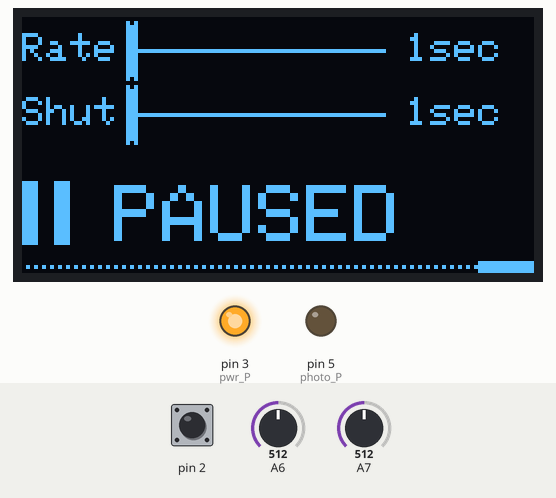
This sketch was run on a simulated Arduino Nano, built with avr-gcc and run on an emulated ATmega328P. On the bench: 128×64 one-colour display, output pins drawn as LEDs (lit = HIGH). The inputs (shaded band) are chosen by the test bench; at power-on: pin 2 HIGH, A6 = 512, A7 = 512. What the sketch prints to the serial monitor is not drawn.

Above: at 1.2 s.
1.3 s: pin 2 pulled LOW for 3.2 s
At 1.77 s:
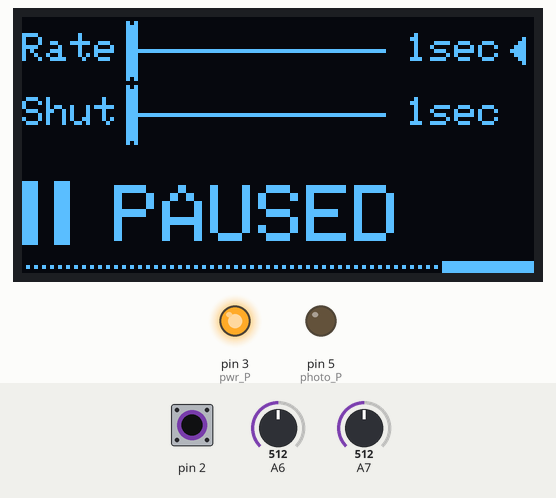
At 4.4 s:
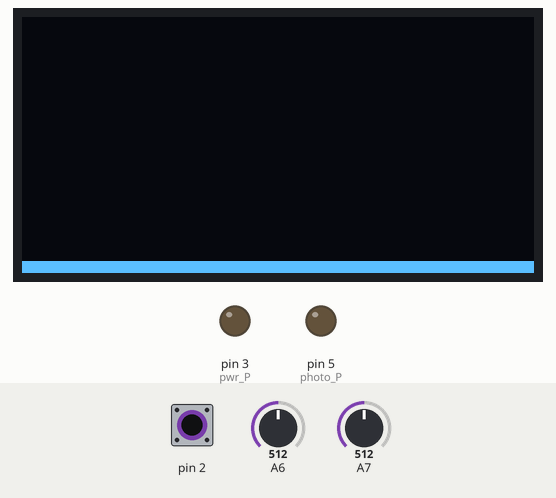
Timing chart, 0 to 5.9 s (numbered marks = the images above; inputs shaded):
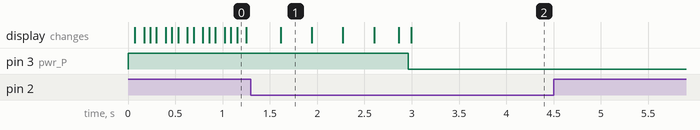

The sketch:

remoot.ino
```cpp
/*********************************************************************
Based on the Adafruit SSD1306 example.

Written/modified by Aid Vllasaliu.
GPLv3
All text above, and the splash screen must be included in any redistribution
*********************************************************************/


#include <Wire.h>
#include <Adafruit_GFX.h>
#include <Adafruit_SSD1306.h>
#include <Arduino.h>


#define OLED_RESET 4
Adafruit_SSD1306 display(OLED_RESET);

int freeRam () {
  extern int __heap_start, *__brkval;
  int v;
  return (int) &v - (__brkval == 0 ? (int) &__heap_start : (int) __brkval);
}

/* Non-Halting Microsecond Timer. START. STABLE! */

#define forever 0

typedef void (*onNHTimerExecuteCB)(bool);

class NHTimer {
    onNHTimerExecuteCB onExecute;
    unsigned long last       =   0; //value less than 1 (one) means disabled

  public:
    float         interval   = 1.0; //pause time
    unsigned long iterations =   0; //zero iterations means run forever. above zero specifies how many times the callback should be called
    unsigned long iteration  =   0; //how many times the callback has been called

    NHTimer(onNHTimerExecuteCB onExecuteFunc, float _interval, unsigned long _iterations){
      interval   = (_interval > 0.0) ? _interval : 1.0; //sets default interfal to 1 second if it's less than zero milliseconds
      onExecute  = onExecuteFunc ;
      iterations = _iterations   ;
     }

    void Reset(){
      last = (micros() > 0) ? micros(): 1;
      iteration = 0;
    }

    void Start(){
      iteration = 0;
      Reset();
     }

    void Stop(){ last = 0; }

    void Update(){
      if(last > 0 && micros() - last >= long(interval*1000000.0) ){
        ++iteration;

        bool isLastIteration = false;

        if (iterations > 0){
          if (iteration == iterations){
            isLastIteration = true;
            Stop();
          }
        }

        if (isLastIteration == false) last = (micros() > 0) ? micros(): 1;


        onExecute(isLastIteration);
      }
    }
};

/* Non-Halting Microsecond Timer Code. END */

/* Interface Management. START. */

typedef void(*onValChanged)(int, int, bool);

#define iftDigital 0
#define iftAnalog  1

struct interface{
  onValChanged onChanged;
  byte pin = 0;
  byte type = iftDigital;
  bool pullup = false;
  int lastVal = 0;
};

interface ifaces[4];

class InterfaceMonitor {
  public:
    InterfaceMonitor(){
      for (int i=0; i<4; i++){
        pinMode(ifaces[i].pin, INPUT);
        if (ifaces[i].pullup == true) digitalWrite(ifaces[i].pin, HIGH);
      }
    }

    void Update(){
      for (int i=0; i<4; i++){
        int raw = 0;

        if (ifaces[i].type == iftDigital){
          raw = digitalRead(ifaces[i].pin);
          notify(i, raw, raw, bool(raw));
        }
        else if (ifaces[i].type == iftAnalog){
          raw = analogRead(ifaces[i].pin);

          int result = map(long(raw), 0, 1024, -10, 10);

          //if (result < round(float(mapLow)/2.0) || result > round(float(mapHigh)/2.0)){
            notify(i, raw, result, 0);
          /*} else {
            notify(i, 0, 0, 0);
          }*/
        }
      }

    }

    void notify(int iface, int raw, int val, bool high){
      if (val != ifaces[iface].lastVal){
        ifaces[iface].onChanged(raw, val, bool(raw));
        ifaces[iface].lastVal = val;
      }
    }

};

/* Interface Manager. END */


int pwr_btn_P = 2;
int pwr_P     = 3;
int btn_P     = 4;
int photo_P   = 5;
int analogH_P = A7;
int analogV_P = A6;


NHTimer *gTimer = new NHTimer(&gTimerCB, 0.001, forever);

bool shutdownRun, selRun, stepRun, statusRun, shootRun = false;
long shutdownTicks, selTicks, stepTicks, statusTicks, shootTicks, rateTicks, shutterTicks = 0;
int shutdownTime = 10000;
int selTime      = 600;
int stepTime     = 400;
int statusTime   = 400;
int shootTime    = 1000;
int rateTime     = 1000;
int shutterTime  = 1000;


bool wantShutdown = false;
void powerState(bool ON){
  if (ON == true){
    pinMode(pwr_P, OUTPUT);
    digitalWrite(pwr_P, HIGH);

    wantShutdown = false;
  } else {
    gTimer -> Stop();

    photoStop();

    display.clearDisplay();
    display.display();

    wantShutdown = true;

    Serial.println(F("Bye!"));
    delay(100);

    digitalWrite(pwr_P, LOW);
  }
}


struct visualsChanged {
  bool selector = true;
  bool rate     = true;
  bool shut     = true;
  bool status   = true;
  bool timerBar = true;

  void reset(){
    selector = false;
    rate     = false;
    shut     = false;
    status   = false;
    timerBar = false;
  }
};

visualsChanged visChanged;


InterfaceMonitor *ifaceMon;


byte objIndex = 1;

byte sliderValue[2][3] = {{1,10,1},{1,60,1}};
byte sliderValueToChange = 1;
bool changingSliderValue = false;

bool selectorHidden = false;
void selectorVisible(bool visible){
  selectorHidden = !visible;
  visChanged.selector = true;
}
void selectorReset(){
  selectorVisible(true);
  selTicks = 0;
}


String statusTxt = "PAUSED";
bool statusHidden = false;
void setStatusText(String txt){
  statusTxt = txt;
  visChanged.status = true;
}
void statusVisible(bool visible){
  statusHidden = !visible;
  visChanged.status = true;
}


void photoStart() {
  shutdownRun = false;

  statusTxt = "SHOOTING";
  shootTicks = 0;

  rateTime    = sliderValue[0][2]*1000;
  shutterTime = sliderValue[1][2]*1000;
  rateTicks = 0;
  shutterTicks = 0;

  shootRun = true;
  digitalWrite(photo_P, HIGH);
}
void photoStop() {
  digitalWrite(photo_P, LOW);
}


void setup()   {
  //latch power
  powerState(true);

  //initial serial communication
  Serial.begin(9600);
  Serial.println(F("Hello!"));


  //initialize display
  display.begin(SSD1306_SWITCHCAPVCC, 0x3C);
  display.clearDisplay();

  //initialize interfaces
  ifaces[0].onChanged = &pwrCB;
  ifaces[0].pin = 2;
  ifaces[0].type = iftDigital;
  ifaces[0].pullup = true;


  ifaces[1].onChanged = &selCB;
  ifaces[1].pin = 4;
  ifaces[1].type = iftDigital;
  ifaces[1].pullup = true;

  ifaces[2].onChanged = &horzCB;
  ifaces[2].pin = A7;
  ifaces[2].type = iftAnalog;
  ifaces[2].pullup = false;

  ifaces[3].onChanged = &vertCB;
  ifaces[3].pin = A6;
  ifaces[3].type = iftAnalog;
  ifaces[3].pullup = false;

  ifaceMon = new InterfaceMonitor();


  //initialize photo trigger
  pinMode(photo_P, OUTPUT); //photo trigger
  digitalWrite (photo_P, LOW);


  //start some timers
  gTimer -> Start();
  selRun = true;

}

void loop() {
  //update timers and interface monitors
  gTimer    -> Update();
  ifaceMon -> Update();
}


/***** Interface Monitors Callbacks ******/

void pwrCB(int raw, int value, bool high){
  shutdownRun = false;

  shutdownTicks = 0;

  if (high == true){
    shutdownTime = 10000;
    if (statusTxt == "PAUSED") shutdownRun = true;
  } else {
    shutdownTime = 1500;
    shutdownRun = true;
  }
}

void selCB(int raw, int value, bool high){
  shutdownTicks = 0;

  if (high == false){
    if (objIndex > 0 && objIndex < 3){
      changingSliderValue = !changingSliderValue;
    }
    else {
      if (statusTxt == "SHOOTING"){
        statusTxt = "PAUSED";
        statusVisible(true);
        photoStop();
        shootRun = false;
      }
      else {
        photoStart();
      }
    }
  } else {
    shutdownTicks = 0;
    if (statusTxt == "PAUSED") shutdownRun = true;
  }

  if (changingSliderValue == true){
    selTime = 100;
    selectorReset();
  } else {
    selTime = 600;
    selectorReset();
  }

}

int lastHorztVal = 0;
int valueStepping = 0;
void horzCB(int raw, int value, bool high){
  shutdownTicks = 0;

  int val = map(value+2,-10,7,-1,1);

  if (val != lastHorztVal){
    lastHorztVal = val;
    if (val != 0){
      if (changingSliderValue == true){
        valueStepping = val;
        stepTicks = 250;
        stepTime  = 250;
        stepRun   = true;
      }
    } else {
      stepRun = false;
    }
  }
}


int lastVertVal = 0;
void vertCB(int raw, int value, bool high){
  shutdownTicks = 0;

  int val = map(value+2,-10,7,-1,1);

  if (val != lastVertVal && changingSliderValue == false && statusTxt == "PAUSED"){
    lastVertVal = val;
    if (val != 0){
      objIndex += val;

      selectorReset();

      if (objIndex < 1) objIndex = 1;
      if (objIndex > 3) objIndex = 3;

      visChanged.selector = true;
    }
  }
}

/* graphics callbacks */

int half(int val){ return round(float(val) / 2.0); }


int selectorLast_Y = 8;
void drawSelector(bool clear){
  int size = 4;

  int x = 122;
  int y = 16*objIndex - 8;
  if (objIndex == 3) y = 48;


  display.fillRect(x, selectorLast_Y - size, size, size*2, BLACK); //clear current selector area

  if (clear == false){
    for (int i = 0; i < size; i++) display.drawLine(x+i, y-i, x+i, y+i, WHITE); //draw new selector
    selectorLast_Y = y;
  }
}


int padding = 4;
int textWidth(String text){ return 6*text.length(); }
int textHeight(String text){ return 8; }

void drawSlider(byte top, String name, String unit, int min, int max, int value){

  int w   = 120;
  int h  = 16;
  int half_h = half(h);
  int half_txt = half(textHeight("a"));
  int txt_y =  top + half_h - half_txt;


  display.fillRect(0, top, w, h, BLACK); //clear current slider area

  display.setTextSize(0);
  display.setTextColor(WHITE);
  display.setCursor(0, txt_y);
  display.println(name);


  int tmp = w - textWidth(unit);
  display.setCursor(w - textWidth(unit), txt_y);
  display.println(unit);

  tmp = tmp - textWidth(String(value));
  display.setCursor(tmp, txt_y);
  display.println(String(value));

  int sliderPos    = textWidth(name) + padding - 1;
  int sliderLength = tmp - sliderPos - padding - 2;

  int sliderValPos = map(value, long(min), long(max), long(sliderPos), long(tmp - padding - 2)); //sliderPos + round((float(sliderLength) / float(aMax - aMin)) * aValue) - round((float(sliderLength) / float(aMax - aMin)));


  display.drawLine(sliderPos, top + half_h, sliderPos + sliderLength, top + half_h, WHITE);

  display.drawLine(sliderValPos - 1, top + 1, sliderValPos - 1,  top + h - 1, WHITE);
  display.drawLine(sliderValPos, top + 2, sliderValPos, top+h - 2, WHITE);
  display.drawLine(sliderValPos + 1, top + 1, sliderValPos + 1,  top + h  - 1, WHITE);
}


void drawStatus(bool clear){
  int x    = 0;
  int y    = 38;
  int size = 7;

  display.fillRect(0, y, 120, 32, BLACK); //clear current slider area

  if (clear == true || statusTxt == "") return;


  if (statusTxt == "PAUSED"){
    display.fillRect(x, y+3, 4, 16, WHITE);
    display.fillRect(x+8, y+3, 4, 16, WHITE);
  } else {
    for (int i = 0; i < size; i++) display.drawLine(x+i, y+i+3, x+i, y+size*2-i+3, WHITE); //draw new selector
  }

  display.setTextSize(2);
  display.setTextColor(WHITE);
  display.setCursor(x + size + 16, y + 4);
  display.println(statusTxt);
}


void drawTimerBar(){
  byte y = 62;

  display.fillRect(0, y-1, 128, 3, BLACK);

  display.drawLine(0, y, 128, y, WHITE);
  if (statusTxt == "PAUSED"){
    bool black = false;
    for (byte i = 0; i < 128; i++){
      black = !black;
      if (black == true) display.drawLine(i, y, i, y, BLACK);
    }

    int v = map(millis() - shutdownTicks, 0, shutdownTime, 0, 128);
    display.fillRect(128 - v, y-1, v, 3, WHITE);
  } else {
    byte black = 0;
    for (byte i = 64; i < 128; i++){
      black++;
      if (black < 3){
        display.drawLine(i, y, i, y, BLACK);
      } else if (black > 4){
        black = 0;
      }
    }

    if (rateTicks == 0){
      int s = map(millis() - shutterTicks, 0, shutterTime, 0, 63);
      display.fillRect(0, y-1, s, 3, WHITE);
    } else {

      int r = map(millis() - rateTicks, 0, rateTime, 0, 63);
      display.drawRect(0, y-1, 63 + r, 3, WHITE);
    }
  }
  visChanged.timerBar = true;
}


byte stepIterations = 0;
void gTimerCB(bool isLastIteration){

  //==============
  if (shutdownRun == true){
    if (shutdownTicks == 0) shutdownTicks = millis();

    drawTimerBar();

    if (millis() - shutdownTicks >= shutdownTime){
      powerState(false);
    }
  } else { shutdownTicks = 0; }


  //==============
  if (selRun == true){
    if (selTicks == 0) selTicks = millis();
    if (millis() - selTicks >= selTime){
      selectorVisible(selectorHidden);
      if (statusTxt == "SHOOTING"){ statusVisible(statusHidden); }
      selTicks = 0;
    }
  } else { selTicks = 0; }


  //==============
  if (stepRun == true){
    if (stepTicks == 0) stepTicks = millis();

    if (millis() - stepTicks >= stepTime){
      if (stepIterations == 4){
          stepTime = half(stepTime);
          //if (stepIterations < 16) stepIterations = stepIterations*2;
          stepIterations = 0;
      }

      stepIterations++;

      if (objIndex == 1){
        visChanged.rate = true;
        if (sliderValue[0][2] + valueStepping >= sliderValue[0][0] && sliderValue[0][2] + valueStepping <= sliderValue[0][1]) sliderValue[0][2] += valueStepping;
      }
      else if (objIndex == 2){
        visChanged.shut = true;
        if (sliderValue[1][2] + valueStepping >= sliderValue[1][0] && sliderValue[1][2] + valueStepping <= sliderValue[1][1]) sliderValue[1][2] += valueStepping;
      }

      stepTicks = 0;
    }
  } else { stepTicks = 0; }

  //==============
  if (statusRun == true){
    statusTicks++;

  }

  //==============
  if (shootRun == true){
    if (shutterTicks == 0) shutterTicks = millis();
    if (millis() - shutterTicks >= shutterTime){
      photoStop();
      if (rateTicks == 0) rateTicks = millis();
      if (millis() - rateTicks >= rateTime){
        //flash the screen white once to indicate that photo has been taken!
        /*display.fillRect(0, 0, 128, 64, WHITE);
        display.display();
        delay(1);
        display.clearDisplay();
        visChanged.selector = true;
        visChanged.rate     = true;
        visChanged.shut     = true;
        visChanged.status   = true;
        visChanged.timerBar = true;*/


        photoStart();
      }
    } else { rateTicks = 0; }

    drawTimerBar();
  } else { shutterTicks = 0; }


  if (visChanged.selector == true || visChanged.rate == true || visChanged.shut == true || visChanged.status == true || visChanged.timerBar == true){
    if (visChanged.selector == true) drawSelector(selectorHidden);
    if (visChanged.rate     == true) drawSlider( 0, "Rate", "sec", sliderValue[0][0], sliderValue[0][1], sliderValue[0][2]);
    if (visChanged.shut     == true) drawSlider(16, "Shut", "sec", sliderValue[1][0], sliderValue[1][1], sliderValue[1][2]);
    if (visChanged.status   == true) drawStatus(statusHidden);
    if (visChanged.timerBar == true) drawTimerBar();

    visChanged.reset();

    display.display();
  }
}
```

Measured:
- after the input at 1.3 s, pin 3 (pwr_P): HIGH → LOW after 1.7 s instead of 8.9 s
